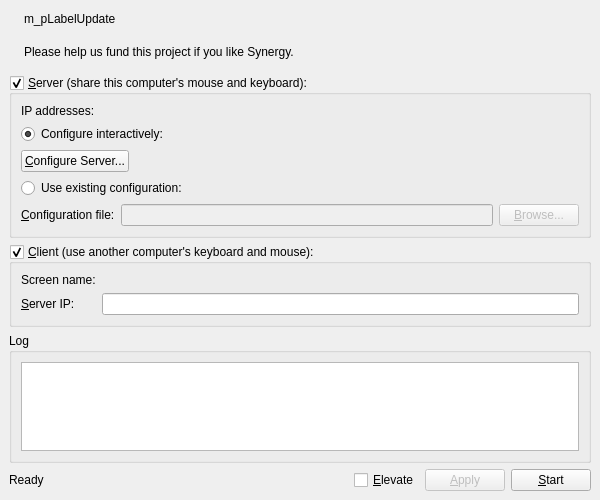
<?xml version="1.0" encoding="UTF-8"?>
<ui version="4.0">
 <class>MainWindowBase</class>
 <widget class="QMainWindow" name="MainWindowBase">
  <property name="geometry">
   <rect>
    <x>0</x>
    <y>0</y>
    <width>600</width>
    <height>500</height>
   </rect>
  </property>
  <property name="sizePolicy">
   <sizepolicy hsizetype="Fixed" vsizetype="Fixed">
    <horstretch>0</horstretch>
    <verstretch>0</verstretch>
   </sizepolicy>
  </property>
  <property name="minimumSize">
   <size>
    <width>500</width>
    <height>400</height>
   </size>
  </property>
  <property name="windowTitle">
   <string>Synergy</string>
  </property>
  <widget class="QWidget" name="centralwidget">
   <layout class="QVBoxLayout" name="verticalLayout_2">
    <item>
     <widget class="QWidget" name="m_pWidgetUpdate" native="true">
      <layout class="QHBoxLayout" name="horizontalLayout_2">
       <property name="leftMargin">
        <number>2</number>
       </property>
       <property name="topMargin">
        <number>0</number>
       </property>
       <property name="rightMargin">
        <number>0</number>
       </property>
       <property name="bottomMargin">
        <number>7</number>
       </property>
       <item>
        <widget class="QLabel" name="m_pIconUpdate">
         <property name="text">
          <string/>
         </property>
         <property name="pixmap">
          <pixmap resource="Synergy.qrc">:/res/icons/16x16/warning.png</pixmap>
         </property>
        </widget>
       </item>
       <item>
        <widget class="QLabel" name="m_pLabelUpdate">
         <property name="text">
          <string notr="true">m_pLabelUpdate</string>
         </property>
         <property name="openExternalLinks">
          <bool>true</bool>
         </property>
        </widget>
       </item>
       <item>
        <spacer name="m_pSpacerUpdate">
         <property name="orientation">
          <enum>Qt::Horizontal</enum>
         </property>
         <property name="sizeHint" stdset="0">
          <size>
           <width>469</width>
           <height>20</height>
          </size>
         </property>
        </spacer>
       </item>
      </layout>
     </widget>
    </item>
    <item>
     <widget class="QWidget" name="m_pWidgetPremium" native="true">
      <layout class="QHBoxLayout" name="horizontalLayout_3">
       <property name="leftMargin">
        <number>2</number>
       </property>
       <property name="topMargin">
        <number>0</number>
       </property>
       <property name="rightMargin">
        <number>0</number>
       </property>
       <property name="bottomMargin">
        <number>7</number>
       </property>
       <item>
        <widget class="QLabel" name="m_pIconPremium">
         <property name="text">
          <string/>
         </property>
         <property name="pixmap">
          <pixmap resource="Synergy.qrc">:/res/icons/16x16/money.png</pixmap>
         </property>
        </widget>
       </item>
       <item>
        <widget class="QLabel" name="m_pLabelPremium">
         <property name="text">
          <string>Please help us &lt;a href=&quot;http://synergy-project.org/donate/?source=gui-notice&quot;&gt;fund this project&lt;/a&gt; if you like Synergy.</string>
         </property>
         <property name="openExternalLinks">
          <bool>true</bool>
         </property>
        </widget>
       </item>
       <item>
        <spacer name="m_pSpacerPremium">
         <property name="orientation">
          <enum>Qt::Horizontal</enum>
         </property>
         <property name="sizeHint" stdset="0">
          <size>
           <width>40</width>
           <height>20</height>
          </size>
         </property>
        </spacer>
       </item>
      </layout>
     </widget>
    </item>
    <item>
     <widget class="QGroupBox" name="m_pGroupServer">
      <property name="sizePolicy">
       <sizepolicy hsizetype="Preferred" vsizetype="Fixed">
        <horstretch>0</horstretch>
        <verstretch>0</verstretch>
       </sizepolicy>
      </property>
      <property name="title">
       <string>&amp;Server (share this computer's mouse and keyboard):</string>
      </property>
      <property name="checkable">
       <bool>true</bool>
      </property>
      <property name="checked">
       <bool>true</bool>
      </property>
      <layout class="QVBoxLayout">
       <item>
        <layout class="QFormLayout" name="formLayout">
         <property name="fieldGrowthPolicy">
          <enum>QFormLayout::AllNonFixedFieldsGrow</enum>
         </property>
         <item row="0" column="0">
          <widget class="QLabel" name="label_2">
           <property name="text">
            <string>IP addresses:</string>
           </property>
          </widget>
         </item>
         <item row="0" column="1">
          <widget class="QLabel" name="m_pLabelIpAddresses">
           <property name="text">
            <string notr="true"/>
           </property>
          </widget>
         </item>
        </layout>
       </item>
       <item>
        <widget class="QRadioButton" name="m_pRadioInternalConfig">
         <property name="text">
          <string>Configure interactively:</string>
         </property>
         <property name="checked">
          <bool>true</bool>
         </property>
        </widget>
       </item>
       <item>
        <layout class="QHBoxLayout">
         <item>
          <widget class="QPushButton" name="m_pButtonConfigureServer">
           <property name="text">
            <string>&amp;Configure Server...</string>
           </property>
          </widget>
         </item>
         <item>
          <spacer>
           <property name="orientation">
            <enum>Qt::Horizontal</enum>
           </property>
           <property name="sizeHint" stdset="0">
            <size>
             <width>40</width>
             <height>20</height>
            </size>
           </property>
          </spacer>
         </item>
        </layout>
       </item>
       <item>
        <widget class="QRadioButton" name="m_pRadioExternalConfig">
         <property name="text">
          <string>Use existing configuration:</string>
         </property>
        </widget>
       </item>
       <item>
        <layout class="QHBoxLayout">
         <item>
          <widget class="QLabel" name="m_pLabelConfigurationFile">
           <property name="text">
            <string>&amp;Configuration file:</string>
           </property>
           <property name="buddy">
            <cstring>m_pLineEditConfigFile</cstring>
           </property>
          </widget>
         </item>
         <item>
          <widget class="QLineEdit" name="m_pLineEditConfigFile">
           <property name="enabled">
            <bool>false</bool>
           </property>
          </widget>
         </item>
         <item>
          <widget class="QPushButton" name="m_pButtonBrowseConfigFile">
           <property name="enabled">
            <bool>false</bool>
           </property>
           <property name="text">
            <string>&amp;Browse...</string>
           </property>
          </widget>
         </item>
        </layout>
       </item>
      </layout>
     </widget>
    </item>
    <item>
     <widget class="QGroupBox" name="m_pGroupClient">
      <property name="sizePolicy">
       <sizepolicy hsizetype="Preferred" vsizetype="Fixed">
        <horstretch>0</horstretch>
        <verstretch>0</verstretch>
       </sizepolicy>
      </property>
      <property name="title">
       <string>&amp;Client (use another computer's keyboard and mouse):</string>
      </property>
      <property name="checkable">
       <bool>true</bool>
      </property>
      <property name="checked">
       <bool>true</bool>
      </property>
      <layout class="QFormLayout" name="formLayout_3">
       <property name="fieldGrowthPolicy">
        <enum>QFormLayout::AllNonFixedFieldsGrow</enum>
       </property>
       <item row="0" column="0">
        <widget class="QLabel" name="label_5">
         <property name="text">
          <string>Screen name:</string>
         </property>
        </widget>
       </item>
       <item row="1" column="0">
        <widget class="QLabel" name="m_pLabelServerName">
         <property name="text">
          <string>&amp;Server IP:</string>
         </property>
         <property name="buddy">
          <cstring>m_pLineEditHostname</cstring>
         </property>
        </widget>
       </item>
       <item row="1" column="1">
        <widget class="QLineEdit" name="m_pLineEditHostname"/>
       </item>
       <item row="0" column="1">
        <widget class="QLabel" name="m_pLabelScreenName">
         <property name="text">
          <string notr="true"/>
         </property>
        </widget>
       </item>
      </layout>
     </widget>
    </item>
    <item>
     <widget class="QGroupBox" name="m_pGroupLog">
      <property name="title">
       <string>Log</string>
      </property>
      <layout class="QVBoxLayout" name="verticalLayout">
       <item>
        <widget class="QTextEdit" name="m_pLogOutput">
         <property name="sizePolicy">
          <sizepolicy hsizetype="Expanding" vsizetype="Expanding">
           <horstretch>0</horstretch>
           <verstretch>0</verstretch>
          </sizepolicy>
         </property>
         <property name="font">
          <font>
           <family>Courier</family>
          </font>
         </property>
         <property name="autoFillBackground">
          <bool>false</bool>
         </property>
         <property name="undoRedoEnabled">
          <bool>false</bool>
         </property>
         <property name="lineWrapMode">
          <enum>QTextEdit::NoWrap</enum>
         </property>
         <property name="readOnly">
          <bool>true</bool>
         </property>
        </widget>
       </item>
      </layout>
     </widget>
    </item>
    <item>
     <layout class="QHBoxLayout" name="horizontalLayout">
      <property name="sizeConstraint">
       <enum>QLayout::SetDefaultConstraint</enum>
      </property>
      <item>
       <widget class="QLabel" name="m_pStatusLabel">
        <property name="text">
         <string>Ready</string>
        </property>
       </widget>
      </item>
      <item>
       <spacer name="spacer">
        <property name="orientation">
         <enum>Qt::Horizontal</enum>
        </property>
        <property name="sizeHint" stdset="0">
         <size>
          <width>40</width>
          <height>20</height>
         </size>
        </property>
       </spacer>
      </item>
      <item>
       <widget class="QCheckBox" name="m_pElevateCheckBox">
        <property name="text">
         <string>&amp;Elevate</string>
        </property>
       </widget>
      </item>
      <item>
       <widget class="QPushButton" name="m_pButtonApply">
        <property name="enabled">
         <bool>false</bool>
        </property>
        <property name="text">
         <string>&amp;Apply</string>
        </property>
       </widget>
      </item>
      <item>
       <widget class="QPushButton" name="m_pButtonToggleStart">
        <property name="text">
         <string>&amp;Start</string>
        </property>
       </widget>
      </item>
     </layout>
    </item>
   </layout>
  </widget>
  <action name="m_pActionAbout">
   <property name="text">
    <string>&amp;About Synergy...</string>
   </property>
   <property name="shortcut">
    <string notr="true"/>
   </property>
  </action>
  <action name="m_pActionQuit">
   <property name="text">
    <string>&amp;Quit</string>
   </property>
   <property name="statusTip">
    <string>Quit</string>
   </property>
   <property name="shortcut">
    <string notr="true">Ctrl+Q</string>
   </property>
  </action>
  <action name="m_pActionStartSynergy">
   <property name="text">
    <string>&amp;Start</string>
   </property>
   <property name="statusTip">
    <string>Run</string>
   </property>
   <property name="shortcut">
    <string notr="true">Ctrl+S</string>
   </property>
  </action>
  <action name="m_pActionStopSynergy">
   <property name="enabled">
    <bool>false</bool>
   </property>
   <property name="text">
    <string>S&amp;top</string>
   </property>
   <property name="statusTip">
    <string>Stop</string>
   </property>
   <property name="shortcut">
    <string notr="true">Ctrl+T</string>
   </property>
  </action>
  <action name="actionShowStatus">
   <property name="text">
    <string>S&amp;how Status</string>
   </property>
   <property name="shortcut">
    <string notr="true">Ctrl+H</string>
   </property>
  </action>
  <action name="m_pActionMinimize">
   <property name="text">
    <string>&amp;Hide</string>
   </property>
   <property name="toolTip">
    <string>Hide</string>
   </property>
   <property name="shortcut">
    <string notr="true"/>
   </property>
  </action>
  <action name="m_pActionRestore">
   <property name="text">
    <string>&amp;Show</string>
   </property>
   <property name="toolTip">
    <string>Show</string>
   </property>
   <property name="shortcut">
    <string notr="true"/>
   </property>
  </action>
  <action name="m_pActionSave">
   <property name="text">
    <string>Save configuration &amp;as...</string>
   </property>
   <property name="statusTip">
    <string>Save the interactively generated server configuration to a file.</string>
   </property>
   <property name="shortcut">
    <string notr="true">Ctrl+Alt+S</string>
   </property>
  </action>
  <action name="m_pActionSettings">
   <property name="text">
    <string>Settings</string>
   </property>
   <property name="statusTip">
    <string>Edit settings</string>
   </property>
   <property name="shortcut">
    <string notr="true"/>
   </property>
  </action>
  <action name="m_pActionWizard">
   <property name="text">
    <string>Run Wizard</string>
   </property>
   <property name="shortcut">
    <string notr="true"/>
   </property>
  </action>
 </widget>
 <resources>
  <include location="Synergy.qrc"/>
 </resources>
 <connections>
  <connection>
   <sender>m_pRadioExternalConfig</sender>
   <signal>toggled(bool)</signal>
   <receiver>m_pLineEditConfigFile</receiver>
   <slot>setEnabled(bool)</slot>
   <hints>
    <hint type="sourcelabel">
     <x>156</x>
     <y>179</y>
    </hint>
    <hint type="destinationlabel">
     <x>169</x>
     <y>209</y>
    </hint>
   </hints>
  </connection>
  <connection>
   <sender>m_pRadioExternalConfig</sender>
   <signal>toggled(bool)</signal>
   <receiver>m_pButtonBrowseConfigFile</receiver>
   <slot>setEnabled(bool)</slot>
   <hints>
    <hint type="sourcelabel">
     <x>353</x>
     <y>182</y>
    </hint>
    <hint type="destinationlabel">
     <x>356</x>
     <y>211</y>
    </hint>
   </hints>
  </connection>
  <connection>
   <sender>m_pRadioInternalConfig</sender>
   <signal>toggled(bool)</signal>
   <receiver>m_pButtonConfigureServer</receiver>
   <slot>setEnabled(bool)</slot>
   <hints>
    <hint type="sourcelabel">
     <x>204</x>
     <y>244</y>
    </hint>
    <hint type="destinationlabel">
     <x>212</x>
     <y>274</y>
    </hint>
   </hints>
  </connection>
  <connection>
   <sender>m_pButtonToggleStart</sender>
   <signal>clicked()</signal>
   <receiver>m_pActionStartSynergy</receiver>
   <slot>trigger()</slot>
   <hints>
    <hint type="sourcelabel">
     <x>361</x>
     <y>404</y>
    </hint>
    <hint type="destinationlabel">
     <x>-1</x>
     <y>-1</y>
    </hint>
   </hints>
  </connection>
 </connections>
</ui>
